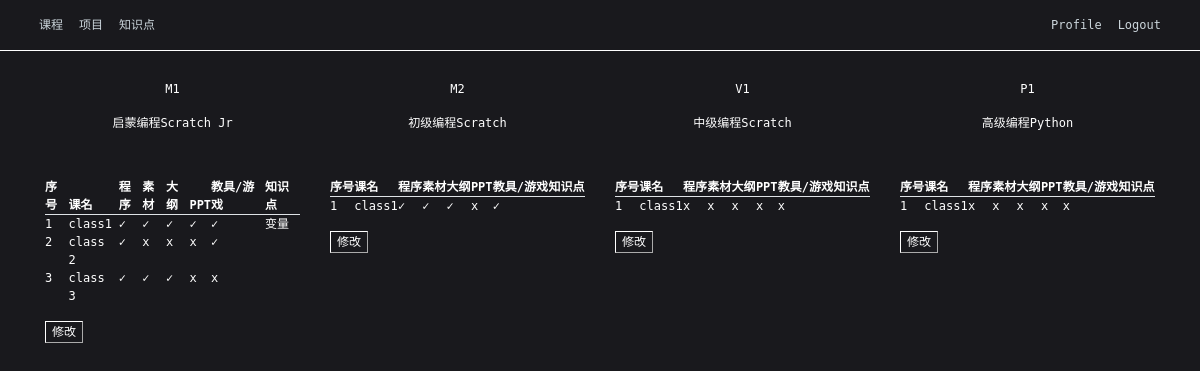
Page /course/ (signed in) on the committed database.
### course/models.py (models this page shows, shortened)
class Course(models.Model):
    name = models.CharField(max_length=10, verbose_name="课程名称")
    desc = models.TextField(verbose_name="课程目标")

class Lecture(models.Model):
    lname = models.CharField(max_length=20, verbose_name="课名称", blank=True)
    course = models.ForeignKey(Course, on_delete=models.CASCADE, verbose_name="课程")
    program = models.BooleanField(verbose_name="程序")
    sprites = models.BooleanField(verbose_name="素材")
    plan = models.BooleanField(verbose_name="大纲")
    ppt = models.BooleanField()
    knowledge = models.TextField(blank=True, verbose_name="知识点")
    game = models.BooleanField(verbose_name="教具/游戏")

### course/views.py (the view)
# urls.py: path('', course_list, name='course-list'),
@login_required(login_url='/login/')
def course_list(request):
    courses = Course.objects.all()
    qs_m1 = Lecture.objects.all().filter(course=17)
    qs_m2 = Lecture.objects.all().filter(course=18)
    qs_v1 = Lecture.objects.all().filter(course=19)
    qs_p1 = Lecture.objects.all().filter(course=20)
    context = {
        "courses": courses,
        "m1s": qs_m1,
        "m2s": qs_m2,
        "v1s": qs_v1,
        "p1s": qs_p1,
    }
    return render(request, "course/list.html", context)

### course/templates/course/list.html
{% extends 'course/base.html' %}
{% block content %}
<div class="main-body">
    <div class="row gutters-sm">
        <div class="col-md-12">
            <div class="container">
                <div class="row">
                    {% for course in courses %}
                    <div class="col-md-3">
                        <p style="text-align:center">{{ course.name }}</p>
                        <p style="text-align:center">{{ course.desc }}</p>
                    </div>
                     {% endfor %}
                </div>
            </div>
        </div>
    </div>
    <div class="row gutters-sm">
         <div class="col-md-12">
            <div class="container">
                <div class="row">
                <div class="col-md-3">
                    <table class="table">
                        <thead>
                            <tr>
                              <th scope="col">序号</th>
                              <th scope="col">课名</th>
                              <th scope="col">程序</th>
                              <th scope="col">素材</th>
                              <th scope="col">大纲</th>
                              <th scope="col">PPT</th>
                              <th scope="col">教具/游戏</th>
                              <th scope="col">知识点</th>
                            </tr>
                        </thead>
                        <tbody>
                            {% for m1 in m1s %}
                                <tr>
                                    <td>{{ forloop.counter }}</td>
                                    <td>{{ m1.lname }}</td>
                                    <td>{% if m1.program %}&#10003;{% else %}x{% endif %}</td>
                                    <td>{% if m1.sprites %}&#10003;{% else %}x{% endif %}</td>
                                    <td>{% if m1.plan %}&#10003;{% else %}x{% endif %}</td>
                                    <td>{% if m1.ppt %}&#10003;{% else %}x{% endif %}</td>
                                    <td>{% if m1.game %}&#10003;{% else %}x{% endif %}</td>
                                    <td>{{ m1.knowledge }}</td>
                                </tr>
                             {% endfor %}
                        </tbody>
                    </table>
                    <a href="17/update"><button class="btn-xs btn-outline-info" type="submit">修改</button></a>
                </div>
                <div class="col-md-3">
                    <table class="table">
                        <thead>
                            <tr>
                              <th scope="col">序号</th>
                              <th scope="col">课名</th>
                              <th scope="col">程序</th>
                              <th scope="col">素材</th>
                              <th scope="col">大纲</th>
                              <th scope="col">PPT</th>
                              <th scope="col">教具/游戏</th>
                              <th scope="col">知识点</th>
                            </tr>
                        </thead>
                        <tbody>
                            {% for m2 in m2s %}
                                <tr>
                                    <td>{{ forloop.counter }}</td>
                                    <td>{{ m2.lname }}</td>
                                    <td>{% if m2.program %}&#10003;{% else %}x{% endif %}</td>
                                    <td>{% if m2.sprites %}&#10003;{% else %}x{% endif %}</td>
                                    <td>{% if m2.plan %}&#10003;{% else %}x{% endif %}</td>
                                    <td>{% if m2.ppt %}&#10003;{% else %}x{% endif %}</td>
                                    <td>{% if m2.game %}&#10003;{% else %}x{% endif %}</td>
                                    <td>{{ m2.knowledge }}</td>
                                </tr>
                             {% endfor %}
                        </tbody>
                    </table>
                    <a href="18/update"><button class="btn-xs btn-outline-info" type="submit">修改</button></a>
                </div>
                <div class="col-md-3">
                    <table class="table">
                        <thead>
                            <tr>
                              <th scope="col">序号</th>
                              <th scope="col">课名</th>
                              <th scope="col">程序</th>
                              <th scope="col">素材</th>
                              <th scope="col">大纲</th>
                              <th scope="col">PPT</th>
                              <th scope="col">教具/游戏</th>
                              <th scope="col">知识点</th>
                            </tr>
                        </thead>
                        <tbody>
                            {% for v1 in v1s %}
                                <tr>
                                    <td>{{ forloop.counter }}</td>
                                    <td>{{ v1.lname }}</td>
                                    <td>{% if v1.program %}&#10003;{% else %}x{% endif %}</td>
                                    <td>{% if v1.sprites %}&#10003;{% else %}x{% endif %}</td>
                                    <td>{% if v1.plan %}&#10003;{% else %}x{% endif %}</td>
                                    <td>{% if v1.ppt %}&#10003;{% else %}x{% endif %}</td>
                                    <td>{% if v1.game %}&#10003;{% else %}x{% endif %}</td>
                                    <td>{{ v1.knowledge }}</td>
                                </tr>
                             {% endfor %}
                        </tbody>
                    </table>
                    <a href="19/update"><button class="btn-xs btn-outline-info" type="submit">修改</button></a>
                </div>
                <div class="col-md-3">
                    <table class="table">
                        <thead>
                            <tr>
                              <th scope="col">序号</th>
                              <th scope="col">课名</th>
                              <th scope="col">程序</th>
                              <th scope="col">素材</th>
                              <th scope="col">大纲</th>
                              <th scope="col">PPT</th>
                              <th scope="col">教具/游戏</th>
                              <th scope="col">知识点</th>
                            </tr>
                        </thead>
                        <tbody>
                            {% for p1 in p1s %}
                                <tr>
                                    <td>{{ forloop.counter }}</td>
                                    <td>{{ p1.lname }}</td>
                                    <td>{% if p1.program %}&#10003;{% else %}x{% endif %}</td>
                                    <td>{% if p1.sprites %}&#10003;{% else %}x{% endif %}</td>
                                    <td>{% if p1.plan %}&#10003;{% else %}x{% endif %}</td>
                                    <td>{% if p1.ppt %}&#10003;{% else %}x{% endif %}</td>
                                    <td>{% if p1.game %}&#10003;{% else %}x{% endif %}</td>
                                    <td>{{ p1.knowledge }}</td>
                                </tr>
                             {% endfor %}
                        </tbody>
                    </table>
                    <a href="20/update"><button class="btn-xs btn-outline-info" type="submit">修改</button></a>
                </div>
            </div>
            </div>
         </div>
    </div>
</div>
{% endblock content%}

### course/templates/course/base.html (shortened to what this page needs)
{% load static %}
<!DOCTYPE html>
<html>
<head>
 	<link rel="stylesheet" href="https://maxcdn.bootstrapcdn.com/bootstrap/4.0.0/css/bootstrap.min.css">
    <link rel="stylesheet" type="text/css" href="{% static 'course/main.css' %}">
</head>
<body>
	<header class="site-header">
	  <nav class="navbar navbar-expand-md navbar-dark bg-steel fixed-top">
	    <div class="container">
	      <div class="collapse navbar-collapse" id="navbarToggle">
	        <div class="navbar-nav">
			  <a class="nav-item nav-link" href="/course">课程</a>
	        </div>
			<div class="navbar-nav">
				<a class="nav-item nav-link" href="#">项目</a>
			</div>
			<div class="navbar-nav mr-auto">
				<a class="nav-item nav-link" href="#">知识点</a>
			</div>
	        <div class="navbar-nav">
	        	{% if user.is_authenticated %}
	        	  <a class="nav-item nav-link" href="#">Profile</a>
	        	  <a class="nav-item nav-link" href="#">Logout</a>
	        	{% else %}
		          <a class="nav-item nav-link" href="#">Login</a>
		          <a class="nav-item nav-link" href="#">Register</a>
	        	{% endif %}
	        </div>
	      </div>
	    </div>
	  </nav>
	</header>
	<div class="container">
		<div class="col-md-12">
			{% block content %}{% endblock %}
		</div>
	</div>
</body>
</html>

### course/static/course/main.css (style rules this page uses)
.container { max-width: 100%; }
body { margin-top:20px; color: white; text-align: left; font-family: 'SF Mono', SFMono-Regular, ui-monospace, 'DejaVu Sans Mono', Menlo, Consolas, monospace; background-color: #19191d; font-size: 12px; }
.btn-outline-info { color: white; background-color: transparent; background-image: none; border-color: white; border-width: thin; }
.table thead th { vertical-align: bottom; border-bottom: 1px solid #dee2e6; }
.table td, .table th { padding: 0 !important; vertical-align: top; border-top: none; }
a { color: white; }
.col-md-12 { padding-top: 30px; }
.bg-steel { background-color: #19191d; border-bottom: 0.75px solid white; }
.site-header .navbar-nav .nav-link { color: #cbd5db; }

### rows in the picture
Course: name "M1", desc "启蒙编程Scratch Jr"
Course: name "M2", desc "初级编程Scratch"
Course: name "V1", desc "中级编程Scratch"
Course: name "P1", desc "高级编程Python"
Lecture: lname "class1", knowledge "变量"
Lecture: lname "class 2", sprites "x", plan "x", ppt "x"
Lecture: lname "class 3", ppt "x", game "x"
Lecture: lname "class1", ppt "x"
Lecture: lname "class1", program "x", sprites "x", plan "x", ppt "x", game "x"
Lecture: lname "class1", program "x", sprites "x", plan "x", ppt "x", game "x"
